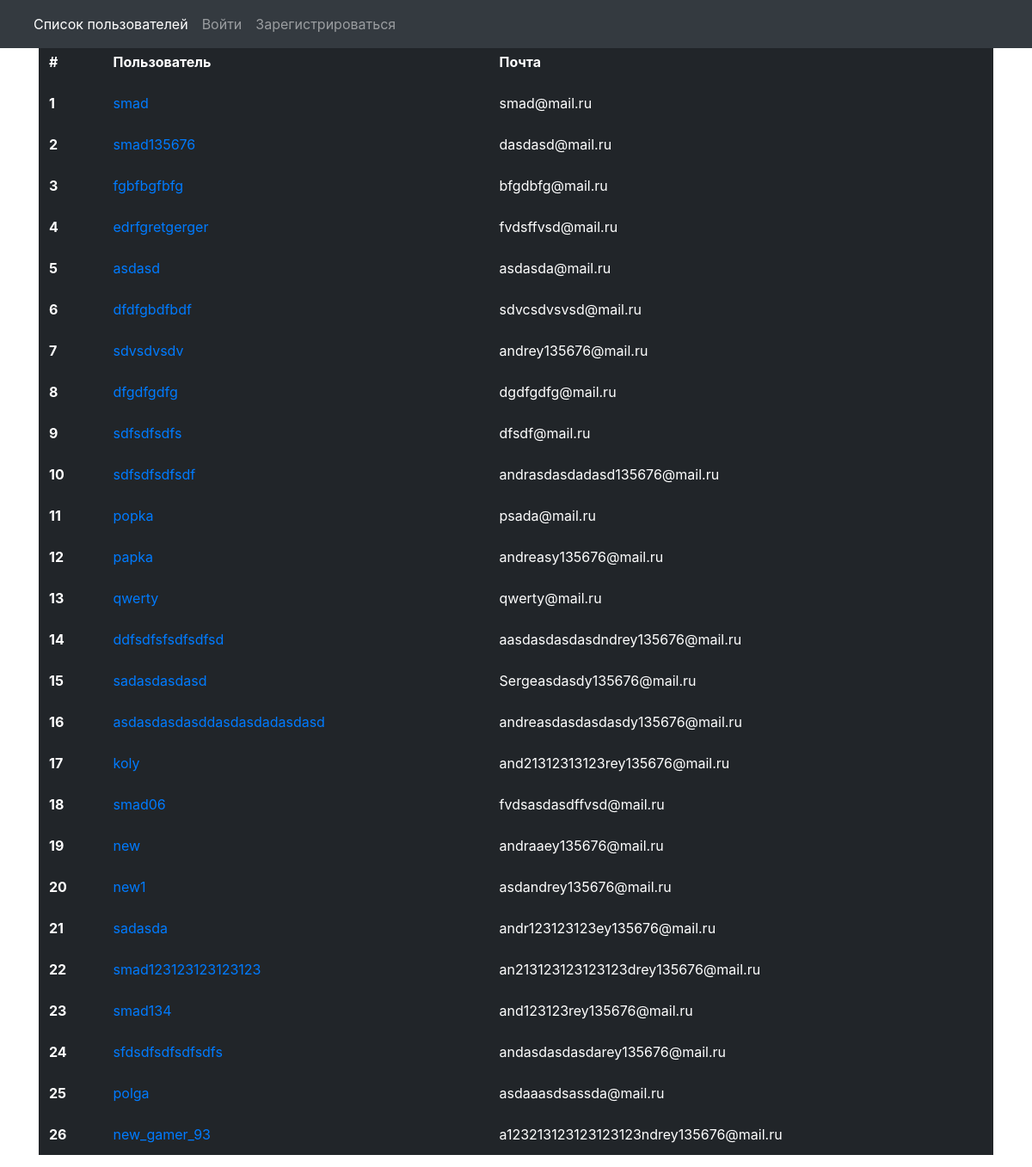
The page / on the database its author committed.
### boom/models.py (models this page shows, shortened)
class CustomUser(AbstractUser):
    id = models.AutoField(primary_key=True)
    email = models.EmailField(unique=True)
    username = models.CharField(max_length=50, unique=True)
    password = models.CharField( max_length=128)

### boom/views.py (the view)
# urls.py: path('', UserAPIView.as_view(template_name='home.html'), name='home'),
class UserAPIView(APIView):
    renderer_classes = [TemplateHTMLRenderer]
    queryset = CustomUser.objects.all()
    serializer_class = UserSerializer
    template_name = 'home.html'
    def get(self, request):
        users = CustomUser.objects.all()
        return Response({'serializer': UserSerializer(users, many=True).data, 'users': users})

### templates/home.html (shortened to what this page needs)
{% extends 'base.html' %}
{% block content %}
<br><br>
<table class="table table-dark table-borderless">
          <thead>
          <tr>
            <th scope="col">#</th>
            <th scope="col">Пользователь</th>
              <th scope="col">Почта</th>
          </tr>
          </thead>
    {% for i in users %}
          <tbody>
          <tr>
            <th scope="row">{{i.id}}</th>
              <td><a href="user/{{i.id}}/post_list/">{{i.username}}</a></td>
              <td>{{i.email}}</td>
          </tr>
          </tbody>
    {% endfor %}
        </table>
{% endblock %}

### templates/base.html (shortened to what this page needs)
<!DOCTYPE html>
<html>
<head>
<link rel="stylesheet" href="https://stackpath.bootstrapcdn.com/bootstrap/4.1.3/css/bootstrap.min.css">
</head>
<body>
<header >
  <nav class="navbar navbar-expand-md navbar-dark fixed-top bg-dark">
    <div class="container-fluid">
      <div class="collapse navbar-collapse" id="navbarCollapse">
        <ul class="navbar-nav me-auto mb-2 mb-md-0">
          <li class="nav-item">
            <a class="nav-link active" aria-current="page" href="/">Список пользователей</a>
          </li>
          {% if user.is_authenticated %}
           <li class="nav-item">
            <a class="nav-link" href="http://127.0.0.1:8000/user/{{user.id}}/post_add">Добавить пост</a>
          </li>
          <li class="nav-item">
            <a href="http://127.0.0.1:8000/session/auth/logout" class="nav-link disabled" aria-disabled="true">  Выйти</a>
          </li>
          {% else %}
          <li class="nav-item">
            <a class="nav-link" href="http://127.0.0.1:8000/session/auth/login/">Войти</a>
          </li>
          <li class="nav-item">
            <a class="nav-link" href="/signup/">Зарегистрироваться</a>
          </li>
          {% endif %}
        </ul>
      </div>
    </div>
  </nav>
</header>
<main class="flex-shrink-0">
    <div class="container">
    {% block content %}
    {% endblock %}
    </div>
  </main>
</body>
</html>

### rows shown on the page
CustomUser: id "1", username "smad", email "smad@mail.ru"
CustomUser: id "2", username "smad135676", email "dasdasd@mail.ru"
CustomUser: id "3", username "fgbfbgfbfg", email "bfgdbfg@mail.ru"
CustomUser: id "4", username "edrfgretgerger", email "fvdsffvsd@mail.ru"
CustomUser: id "5", username "asdasd", email "asdasda@mail.ru"
CustomUser: id "6", username "dfdfgbdfbdf", email "sdvcsdvsvsd@mail.ru"
CustomUser: id "7", username "sdvsdvsdv", email "andrey135676@mail.ru"
CustomUser: id "8", username "dfgdfgdfg", email "dgdfgdfg@mail.ru"
CustomUser: id "9", username "sdfsdfsdfs", email "dfsdf@mail.ru"
CustomUser: id "10", username "sdfsdfsdfsdf", email "andrasdasdadasd135676@mail.ru"
CustomUser: id "11", username "popka", email "psada@mail.ru"
CustomUser: id "12", username "papka", email "andreasy135676@mail.ru"
CustomUser: id "13", username "qwerty", email "qwerty@mail.ru"
CustomUser: id "14", username "ddfsdfsfsdfsdfsd", email "aasdasdasdasdndrey135676@mail.ru"
CustomUser: id "15", username "sadasdasdasd", email "Sergeasdasdy135676@mail.ru"
CustomUser: id "16", username "asdasdasdasddasdasdadasdasd", email "andreasdasdasdasdy135676@mail.ru"
CustomUser: id "17", username "koly", email "and21312313123rey135676@mail.ru"
CustomUser: id "18", username "smad06", email "fvdsasdasdffvsd@mail.ru"
CustomUser: id "19", username "new", email "andraaey135676@mail.ru"
CustomUser: id "20", username "new1", email "asdandrey135676@mail.ru"
CustomUser: id "21", username "sadasda", email "andr123123123ey135676@mail.ru"
CustomUser: id "22", username "smad123123123123123", email "an213123123123123drey135676@mail.ru"
CustomUser: id "23", username "smad134", email "and123123rey135676@mail.ru"
CustomUser: id "24", username "sfdsdfsdfsdfsdfs", email "andasdasdasdarey135676@mail.ru"
CustomUser: id "25", username "polga", email "asdaaasdsassda@mail.ru"
CustomUser: id "26", username "new_gamer_93", email "a123213123123123123ndrey135676@mail.ru"
